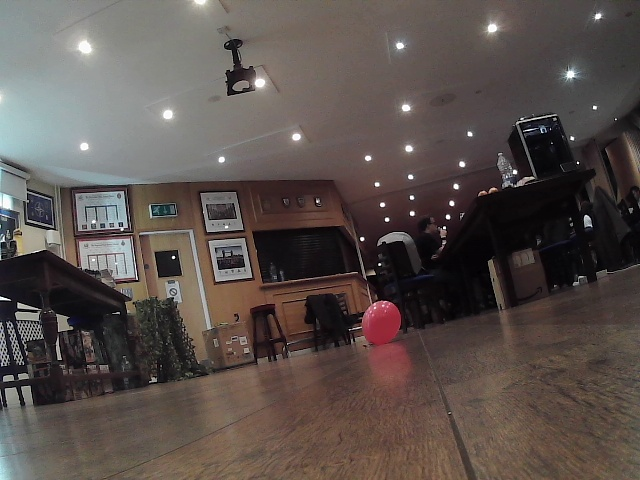
#> input picture src/imitation_learning/data/episode_20250927_193855/frames/frame_000385.jpg, 640 x 480 px
$ python -i vision.py   (imports and definitions only)
#> lines starting #> are read from the running program, lines starting #| are printed output that depends on the picture; after the words box and inside, x2 and y2 are one past the last pixel; in counts of white or black regions, pixels touching at a corner belong together
# src/vision_control_approach/vision.py
import numpy as np
import cv2

class Input:
    def __init__(self):
        self.H = 10
        self.img = np.zeros([256,256,3], dtype=np.uint8)
        self.output_history = np.zeros([self.H,2], dtype=float)

    def set_img(self, img):
        # accept either (H,W,3) RGB uint8
        if img is None:
            return
        if img.ndim == 3 and img.shape[0] == 3:
            img = np.transpose(img, (1,2,0))
        if img.shape[0] != 256 or img.shape[1] != 256:
            img = cv2.resize(img, (256,256))
        self.img = img

    def set_input(self, output):
        self.output_history = np.roll(self.output_history, -1, axis=0)
        self.output_history[-1,:] = np.array(output).reshape(2,)

class BasicDetector:
    def __init__(self,
                 hsv_lower1=(0,120,70),
                 hsv_upper1=(10,255,255),
                 hsv_lower2=(170,120,70),
                 hsv_upper2=(180,255,255),
                 morph_kernel_size=5,
                 min_area_px=20):
        self.hsv_lower1 = np.array(hsv_lower1, dtype=np.uint8)
        self.hsv_upper1 = np.array(hsv_upper1, dtype=np.uint8)
        self.hsv_lower2 = np.array(hsv_lower2, dtype=np.uint8)
        self.hsv_upper2 = np.array(hsv_upper2, dtype=np.uint8)
        self.kernel = cv2.getStructuringElement(cv2.MORPH_ELLIPSE, (morph_kernel_size, morph_kernel_size))
        self.min_area_px = min_area_px

    def analyse_img(self, img):
        """
        Input: img HxWx3 RGB uint8
        Returns: center (y,x) or None, dimension (diameter_px,diameter_px) or None, mask (H,W)
        """
        if img is None:
            return None, None, None
        # ensure uint8 RGB
        img_u8 = img.astype(np.uint8)
        hsv = cv2.cvtColor(img_u8, cv2.COLOR_RGB2HSV)
#> hsv: shape (480, 640, 3); mean H, S, V 55.9, 52.7, 91.4
        mask1 = cv2.inRange(hsv, self.hsv_lower1, self.hsv_upper1)
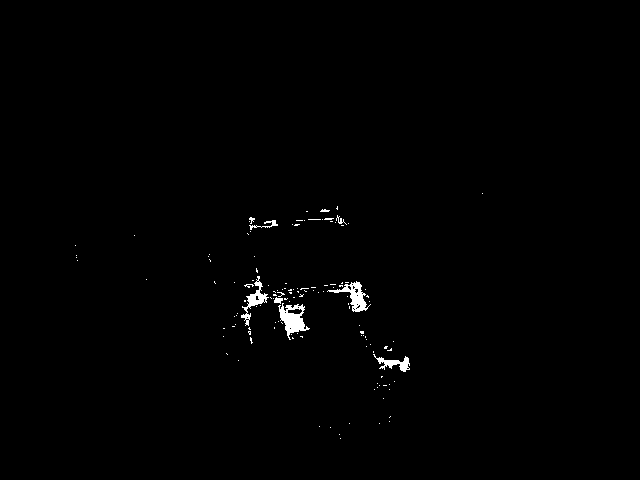
#> mask1: shape (480, 640); 0.69% white; 131 white regions (122 under 20 px), largest, box (x1, y1, x2, y2) and area: (278, 303, 310, 340) 535, (327, 281, 371, 312) 429, (241, 276, 269, 326) 346
        mask2 = cv2.inRange(hsv, self.hsv_lower2, self.hsv_upper2)
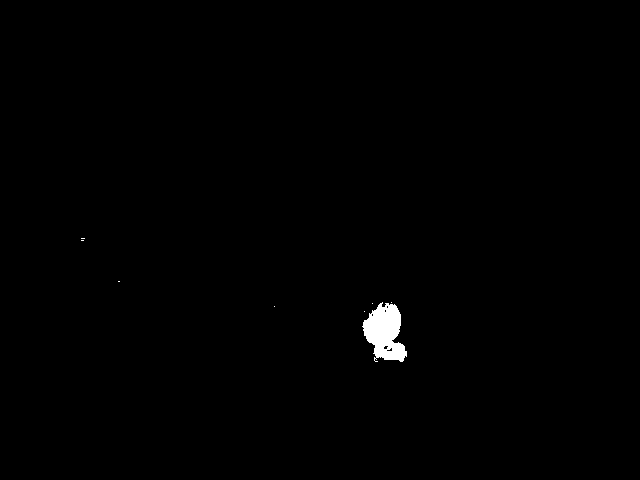
#> mask2: shape (480, 640); 0.55% white; 8 white regions (7 under 20 px), largest, box (x1, y1, x2, y2) and area: (362, 302, 407, 362) 1691
        mask = cv2.bitwise_or(mask1, mask2)
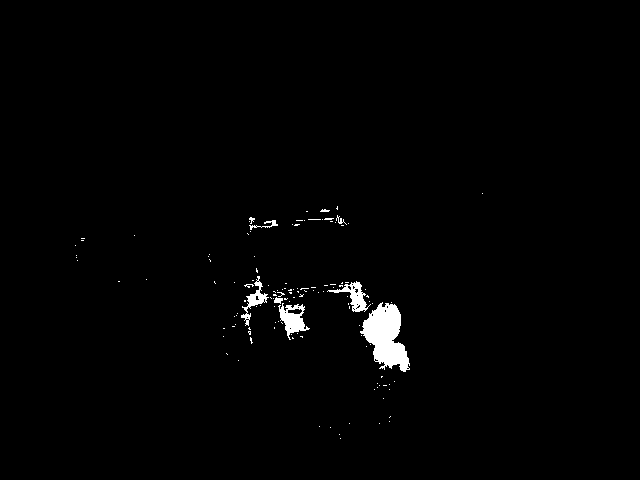
#> mask: shape (480, 640); 1.2% white; 129 white regions (120 under 20 px), largest, box (x1, y1, x2, y2) and area: (360, 302, 410, 372) 1977, (278, 303, 310, 340) 535, (327, 281, 371, 312) 430
        # clean
        mask = cv2.morphologyEx(mask, cv2.MORPH_OPEN, self.kernel, iterations=1)
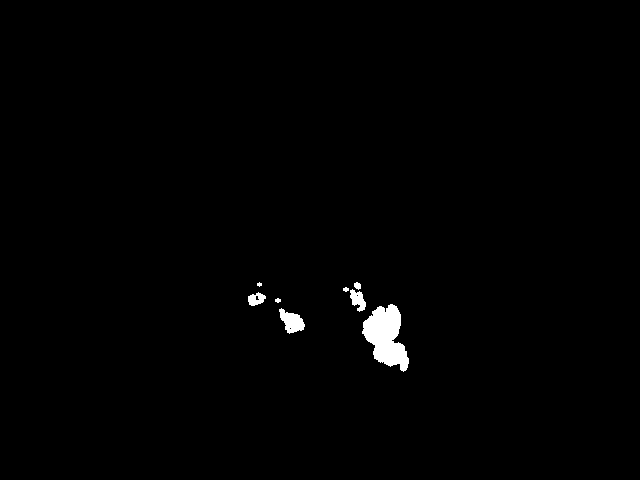
#> mask: shape (480, 640); 0.89% white; 8 white regions (1 under 20 px)
        # contours
        cnts, _ = cv2.findContours(mask, cv2.RETR_EXTERNAL, cv2.CHAIN_APPROX_SIMPLE)
#> cnts = 8 contours, 3 with area under 20; largest, box (x1, y1, x2, y2) and area: (362, 304, 409, 372) 1782, (279, 308, 305, 334) 347, (350, 289, 366, 312) 184, (248, 292, 266, 306) 147, (354, 282, 361, 290) 30
        if not cnts:
            return None, None, mask
        # pick largest contour
        c = max(cnts, key=cv2.contourArea)
#> c = contour of 134 points, box (x1, y1, x2, y2) (362, 304, 409, 372), area 1782
        area = cv2.contourArea(c)
#> area = 1782
        if area < self.min_area_px:
            return None, None, mask
        (x,y), radius = cv2.minEnclosingCircle(c)
#> x = 391; y = 338.5; radius = 34.64
        diameter = 2.0 * float(radius)
#> diameter = 69.29
        # convert to integer center in (row,col) format to match control code (y,x)
        center = (int(round(y)), int(round(x)))
#> center = (338, 391)
        dim = (int(round(diameter)), int(round(diameter)))
#> dim = (69, 69)
        return center, dim, mask

>>> import cv2
>>> picture = cv2.cvtColor(cv2.imread('../imitation_learning/data/episode_20250927_193855/frames/frame_000385.jpg'), cv2.COLOR_BGR2RGB)
>>> result = BasicDetector().analyse_img(picture)
